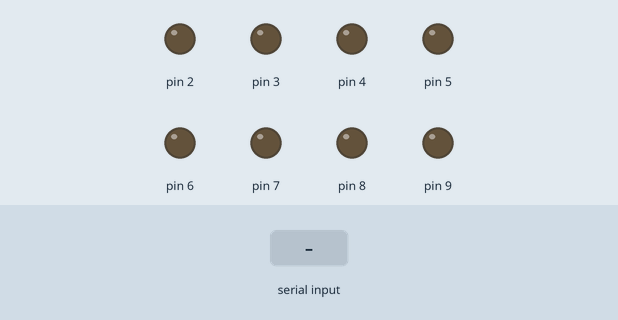
The sketch below on a simulated Arduino Uno, built with avr-gcc and run on an emulated ATmega328P. Shown: output pins drawn as LEDs (lit = HIGH). Inputs (shaded band) come from the test bench. What the sketch prints to the serial monitor is not drawn.

Above: at 1.2 s.
1.3 s: byte 30 received over Serial
At 2.2 s:
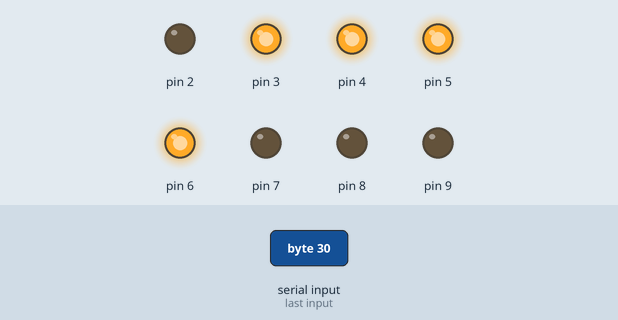
2.8 s: byte 90 received over Serial
At 3.3 s:
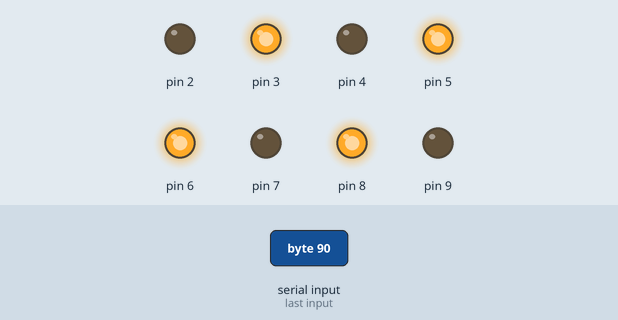
4.3 s: byte 120 received over Serial
At 5.6 s:
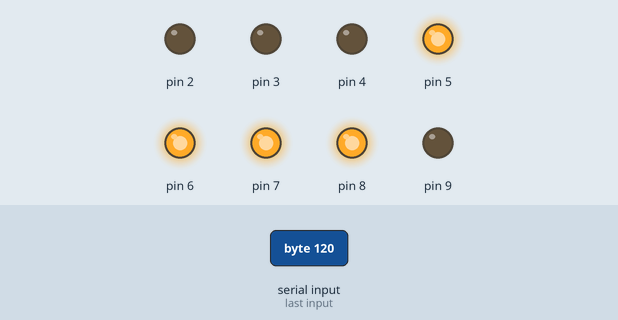
Timing chart, 0 to 7.3 s (numbered marks = the images above; inputs shaded):
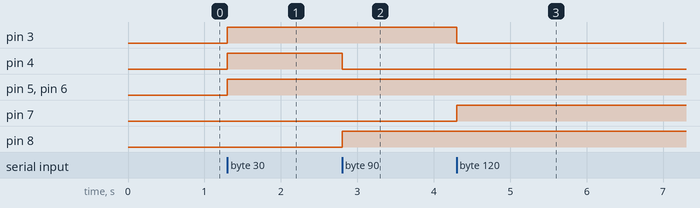

Measured:
- after the input at 1.3 s, pin 3–6: LOW → HIGH at once
- after the input at 2.8 s, pin 4: HIGH → LOW at once; pin 8: LOW → HIGH at once
- after the input at 4.3 s, pin 3: HIGH → LOW at once; pin 7: LOW → HIGH at once

The sketch:

Sketch.ino
```cpp
int incomingByte = 0;

int bitstat1;
int bitstat2;
int bitstat3;
int bitstat4;
int bitstat5;
int bitstat6;
int bitstat7;
int bitstat8;

void setup() {

  DDRD = DDRD | B11111110;
  DDRB = B00000011;
  // put your setup code here, to run once:
  Serial.begin(250000);
  Serial.println("Initialized \n");
}

void loop() {

  while (Serial.available() > 0)
    {
        if (Serial.available() > 0) {
                // read the incoming byte:
                incomingByte = Serial.read();
                bitstat1 = incomingByte & 0x01;
                bitstat2 = incomingByte & 0x02;
                bitstat3 = incomingByte & 0x04;
                bitstat4 = incomingByte & 0x08;
                bitstat5 = incomingByte & 0x10;
                bitstat6 = incomingByte & 0x20;
                bitstat7 = incomingByte & 0x40;
                bitstat8 = incomingByte & 0x80;


                // Only for debug. say what you got:
                //Serial.print("I received: ");
                //Serial.println(incomingByte);
                //PORTC = PORTC & 0b11110111; // clear bit 3, leave rest alone. 1 AND x = x, 0 AND x = 0
                //PORTC = PORT | 0b00001000; // set bit 3, leave rest alone/  0 OR x = x, 1 OR x = 1

                if (bitstat1 == 0x01)
                {
                  PORTD |= B00000100;
                }
                else if (bitstat1 == 0)
                {
                  //PORTD &= ~_BV(BUSP1);  //Deprecated
                  PORTD &= B11111011;
                }

                if (bitstat2 == 0x02)
                {
                  PORTD |= B00001000;
                }
                else if (bitstat2 == 0)
                {
                  PORTD &= B11110111;
                }

                if (bitstat3 == 0x04)
                {
                  PORTD |= B00010000;
                }
                else if (bitstat3 == 0)
                {
                  PORTD &= B11101111;
                }

                if (bitstat4 == 0x08)
                {
                  PORTD |= B00100000;
                }
                else if (bitstat4 == 0)
                {
                  PORTD &= B11011111;
                }

                if (bitstat5 == 0x10)
                {
                  PORTD |= B01000000;
                }
                else if (bitstat5 == 0)
                {
                  PORTD &= B10111111;
                }

                if (bitstat6 == 0x20)
                {
                  PORTD |= B10000000;
                }
                else if (bitstat6 == 0)
                {
                  PORTD &= B01111111;
                }

                if (bitstat7 == 0x40)
                {
                  PORTB |= B00000001;
                }
                else if (bitstat7 == 0)
                {
                  PORTB &= B11111110;
                }

                if (bitstat8 == 0x80)
                {
                  PORTB |= B00000010;
                }
                else if (bitstat8 == 0)
                {
                  PORTB &= B11111101;
                }
         }
    }
}
```
